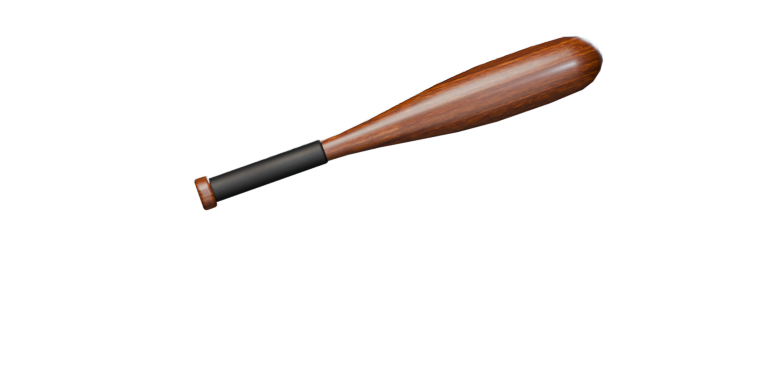
#> input picture assets/tex/wpn_bat.png, 768 x 384 px, found by its file name; its folder holds 4 pictures in this run
$ python qa_weapon_fixes.py
#> lines starting #> are read from the running program, lines starting #| are printed output that depends on the picture; after the words box and inside, x2 and y2 are one past the last pixel; in counts of white or black regions, pixels touching at a corner belong together
"""QA выборочных Blender-правок оружия; запуск после install_weapons.py test-results/weapons-fix/after."""
from pathlib import Path
import hashlib, json, re
import numpy as np
from scipy.ndimage import label
from PIL import Image, ImageDraw, ImageFont

ROOT = Path(__file__).resolve().parents[2]
OUT = ROOT / 'test-results' / 'weapons-fix'
NAMES = ['bat', 'pickaxe', 'sniper', 'plasma', 'repulsor', 'jetpack']

def stats(path):
    im = Image.open(path).convert('RGBA'); alpha = np.array(im)[:, :, 3]; mask = alpha > 32
#> in stats, im is the input picture: PIL image 768x384 RGBA; mean R, G, B, A 8, 5.7, 4.7, 14.8
#> after `alpha = np.array(im)[:, :, 3]`:
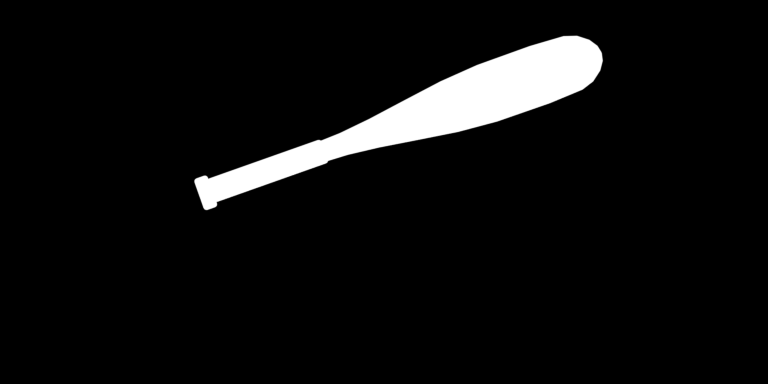
#> alpha: shape (384, 768); min 0, max 255, mean 14.8
#> after `mask = alpha > 32`:
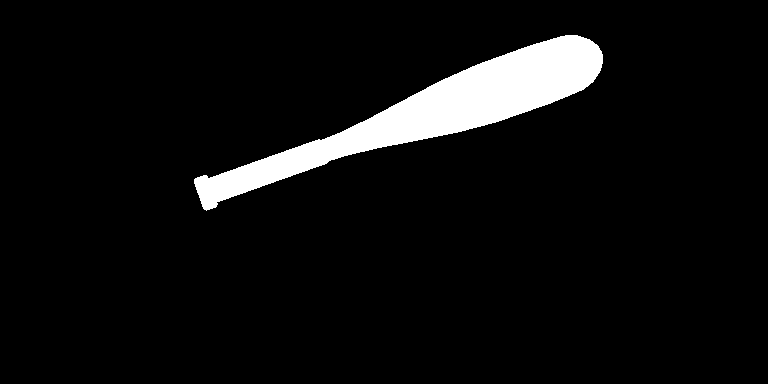
#> mask: shape (384, 768) bool; 6% white; 1 white region, box (x1, y1, x2, y2) and area: (194, 35, 603, 211) 17564
    yy, xx = np.where(mask)
#> yy = 17564 values from 35 to 210; xx = 17564 values, max 602 at index 1240, min 194 at index 16207, mean 433.6
    bbox = [int(xx.min()), int(yy.min()), int(xx.max()), int(yy.max())]
#> bbox = [194, 35, 602, 210]
    cc, count = label(mask, np.ones((3, 3))); areas = np.bincount(cc.ravel())[1:]
#> after `cc, count = label(mask, np.ones((3, 3)))`: count = 1
#> after `areas = np.bincount(cc.ravel())[1:]`: areas = [17564]
    return {'size': list(im.size), 'bbox_alpha_gt32': bbox,
            'margins_px': [bbox[0], bbox[1], im.width - 1 - bbox[2], im.height - 1 - bbox[3]],
            'edge_any_alpha': int((alpha[:, 0] > 0).sum() + (alpha[:, -1] > 0).sum() + (alpha[0] > 0).sum() + (alpha[-1] > 0).sum()),
            'components_gt64px': sorted([int(a) for a in areas if a >= 64], reverse=True),
            'sha256': hashlib.sha256(path.read_bytes()).hexdigest()}

report = {'frame': [-16, 32, -12, 12], 'origin': [0, 0], 'models': {},
          'renderer': 'Blender 5.2 Cycles OPTIX 384 samples',
          'notes': ['Procedural PBR, studio.exr illumination; no photoalbedo added.',
                    'Jetpack is new; previous version used Canvas.']}
font = ImageFont.truetype('C:/Windows/Fonts/arial.ttf', 20)
sheet = Image.new('RGB', (1584, 432 * len(NAMES)), '#1d2831')
for i, name in enumerate(NAMES):
    after = OUT / 'after' / ('wpn_' + name + '.png'); a = stats(after)
#> after `a = stats(after)`: a = 6 items
    entry = {'after': a, 'blend': str(OUT / 'after' / ('wpn_' + name + '.blend'))}
    before = OUT / 'before' / ('wpn_' + name + '.png')
    if before.exists(): entry['before'] = stats(before)
    entry['pass'] = a['size'] == [768, 384] and min(a['margins_px']) >= 4 and a['edge_any_alpha'] == 0 and len(a['components_gt64px']) == 1
    installed = ROOT / 'assets' / 'tex' / ('wpn_' + name + '.png')
    raw = np.array(Image.open(after).convert('RGBA')); actual = np.array(Image.open(installed).convert('RGBA'))
    raw[raw[:, :, 3] == 0] = 0   # install_weapons очищает невидимый RGB, как задумано
    entry['installed_pixels_equal'] = np.array_equal(actual, raw)
    entry['pass'] = bool(entry['pass'] and entry['installed_pixels_equal'])
    report['models'][name] = entry
    pair = Image.new('RGB', (1584, 432), '#1d2831'); pd = ImageDraw.Draw(pair)
#> after `pair = Image.new('RGB', (1584, 432), '#1d2831')`:
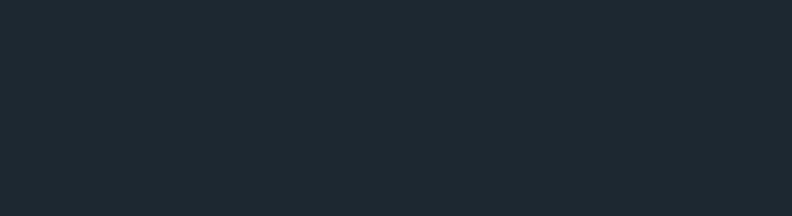
#> pair: PIL image 1584x432 RGB (shown at 1/2 size); mean R, G, B 29, 40, 49
    for col, (p, tag) in enumerate(((before, 'BEFORE'), (after, 'AFTER'))):
        x = 16 + col * 784; pd.text((x, 8), name.upper() + ' - ' + tag, fill='white', font=font)
        if p.exists():
            bg = Image.new('RGBA', (768, 384), '#34424c'); bg.alpha_composite(Image.open(p).convert('RGBA')); pair.paste(bg.convert('RGB'), (x, 40))
#> after `bg.alpha_composite(Image.open(p).convert('RGBA'))`:
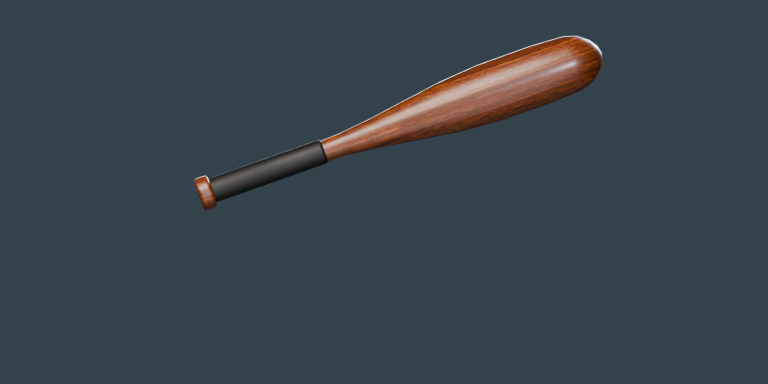
#> bg: PIL image 768x384 RGBA; mean R, G, B, A 56.6, 67.4, 75.8, 255
#> after `pair.paste(bg.convert('RGB'), (x, 40))`:
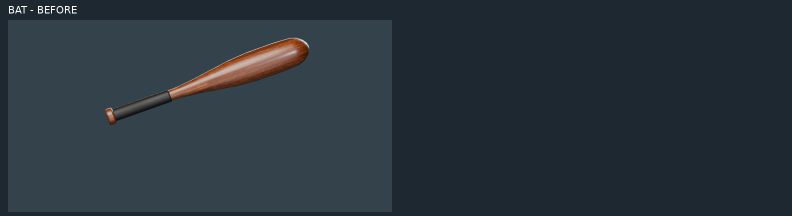
#> pair: PIL image 1584x432 RGB (shown at 1/2 size); mean R, G, B 41.1, 52, 60.8
        else: pd.text((x + 20, 170), 'Previous: Canvas backpack', fill='#a8bacb', font=font)
    pair.save(OUT / ('compare-' + name + '.png')); sheet.paste(pair, (0, i * 432))
#> after `pair.save(OUT / ('compare-' + name + '.png'))`:
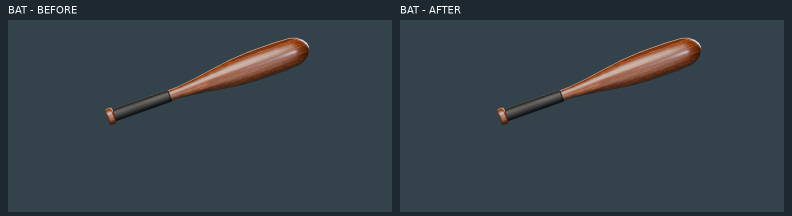
#> saved as compare-bat.png: PIL image 1584x432 RGB (shown at 1/2 size); mean R, G, B 53.2, 64, 72.5
#> after `sheet.paste(pair, (0, i * 432))`:
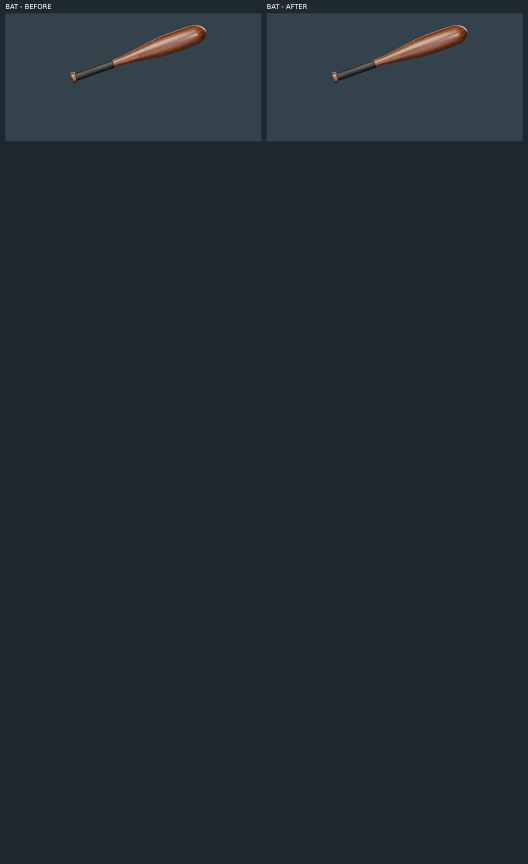
#> sheet: PIL image 1584x2592 RGB (shown at 1/3 size); mean R, G, B 33, 44, 52.9
#> (the run stopped early here; a loop or call above may not have finished)
